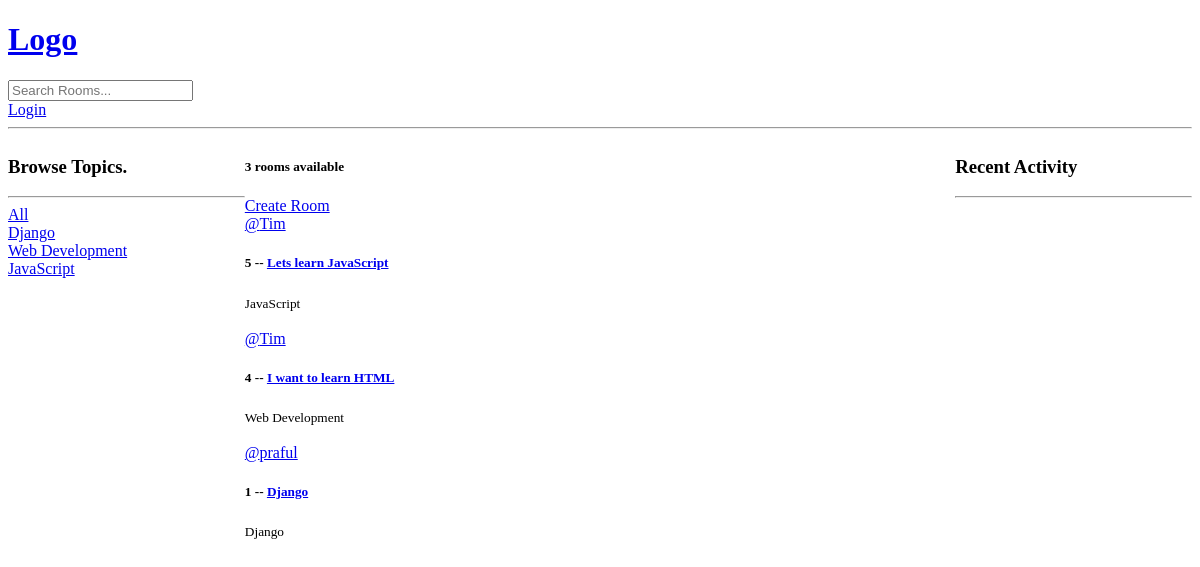
/, run on an earlier commit of the app's database.
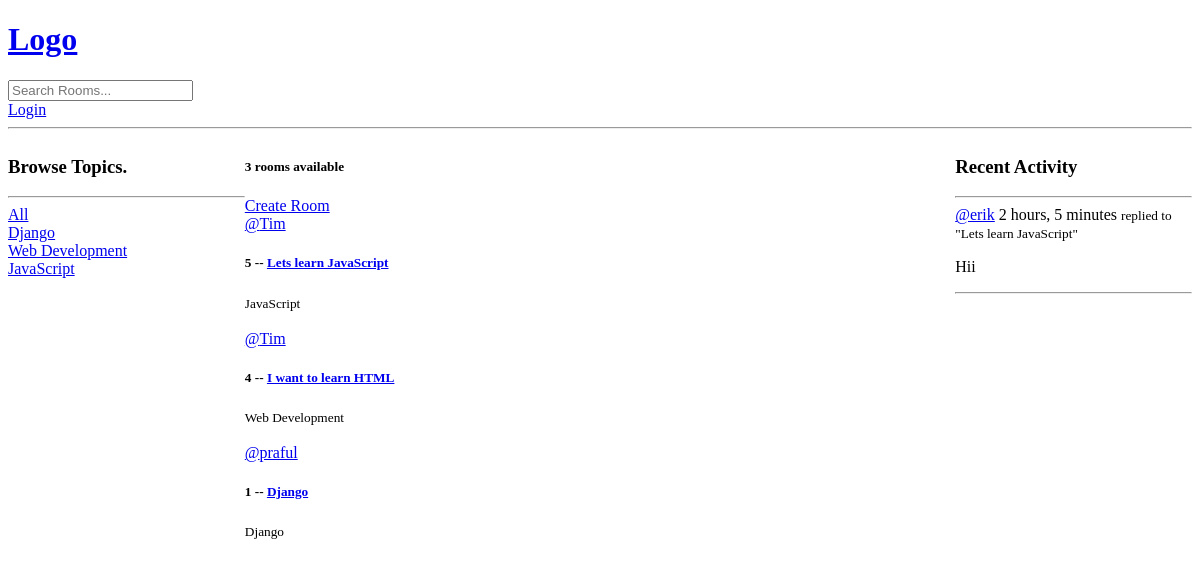
And on a later commit of the database.
### base/models.py (models this page shows, shortened)
class Topic(models.Model):
    name = models.CharField(max_length=200)

class Room(models.Model):
    host = models.ForeignKey(User, on_delete=models.SET_NULL, null=True)
    topic = models.ForeignKey(Topic, on_delete=models.SET_NULL, null=True)
    name = models.CharField(max_length=200)
    description = models.TextField(null=True, blank=True)
    participents = models.ManyToManyField(
        User, related_name='participents', blank=True)
    updated = models.DateTimeField(auto_now=True)
    created = models.DateTimeField(auto_now_add=True)
    class Meta:
        ordering = ['-updated', '-created']
    def __str__(self):
        return self.name

class Message(models.Model):
    user = models.ForeignKey(User, on_delete=models.CASCADE)
    room = models.ForeignKey(Room, on_delete=models.CASCADE)
    body = models.TextField()
    updated = models.DateTimeField(auto_now=True)
    created = models.DateTimeField(auto_now_add=True)
    class Meta:
        ordering = ['-updated', '-created']
    def __str__(self):
        return self.body[0:50]

### base/views.py (the view)
# urls.py: path('', home, name='home'),
def home(request):
    q = request.GET.get('q') if request.GET.get('q') != None else ''
    rooms = Room.objects.filter(Q(topic__name__icontains=q) |
                                Q(name__icontains=q) |
                                Q(description__icontains=q))
    topics = Topic.objects.all()
    room_count = rooms.count()
    room_messages = Message.objects.filter(Q(room__topic__name__icontains=q))
    context = {'rooms': rooms, 'topics': topics,
               'room_count': room_count, 'room_messages': room_messages}
    return render(request, 'base/home.html', context)

### base/templates/base/home.html (shortened to what this page needs)
{% extends 'main.html' %}
{% block content %}
<div class="home-container">
    <div>
        {% include 'base/topic_component.html' %}
    </div>
    <div>
        <h5>{{room_count}} rooms available</h5>
        <a href="{% url 'create-room' %}">Create Room</a>
        <div>
            {% include 'base/feed_component.html' %}
        </div>
    </div>
    <div>
        {% include 'base/activity_component.html' %}
    </div>
</div>
{% endblock content %}

### base/templates/base/topic_component.html
<h3>Browse Topics.</h3>
<hr>
<div>
    <a href="{% url 'home' %}">All</a>
</div>
{% for topic in topics %}
<div>
    <a href="{% url 'home' %}?q={{topic.name}}">{{topic.name}}</a>
</div>
{% endfor %}

### base/templates/base/feed_component.html (shortened to what this page needs)
{% for room in rooms %}
<div>
    <a href="{% url 'user-profile' room.host.id %}">@{{room.host.username}}</a>
    <h5>{{room.id}} -- <a href="{% url 'room' room.id %}">{{room.name}}</a></h5>
    <small>{{room.topic.name}}</small>
</div>
<br>
{% endfor %}

### base/templates/base/activity_component.html (shortened to what this page needs)
<h3>Recent Activity</h3>
<hr>
{% for message in room_messages %}
<div>
    <a href="{% url 'user-profile' message.user.id %}">@{{message.user}}</a> {{message.created|timesince}}
    <small>replied to "{{message.room}}"</small>
    <p>{{message}}</p>
    <hr>
</div>
{% endfor %}

What changed in the data, as far as the page shows it:
added Message: user "erik", created "2 hours, 5 minutes", room "Lets learn JavaScript", body "Hii"
